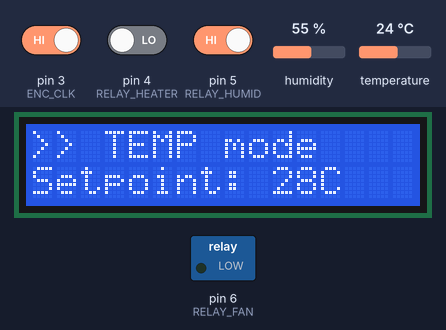
The sketch below on a simulated Arduino Uno, built with avr-gcc and run on an emulated ATmega328P. Shown: 16×2 character LCD, switched loads named in the sketch (green lamp = pin HIGH). The inputs (shaded band) are chosen by the test bench; at power-on: pin 5 (RELAY_HUMID) HIGH, pin 4 (RELAY_HEATER) LOW, humidity 55 %, pin 3 (ENC_CLK) HIGH, temperature 24 °C. What the sketch prints to the serial monitor is not drawn.

Above: at 2.8 s.
2.9 s: pin 5 (RELAY_HUMID) driven LOW
At 3.5 s:
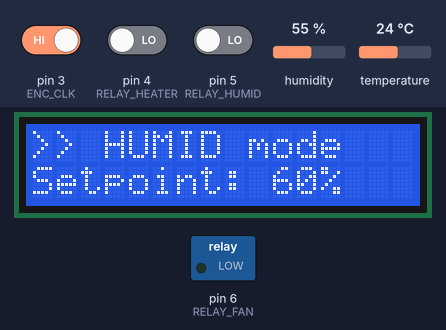
7.4 s: pin 4 (RELAY_HEATER) driven HIGH
At 7.8 s:
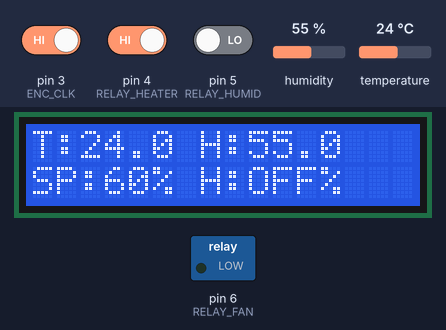
8.9 s: humidity set to 22 %
At 11.2 s:
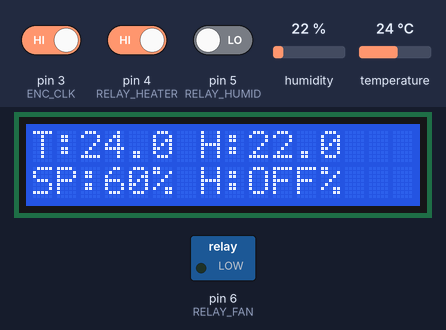
11.5 s: pin 3 (ENC_CLK) driven LOW
At 12.0 s:
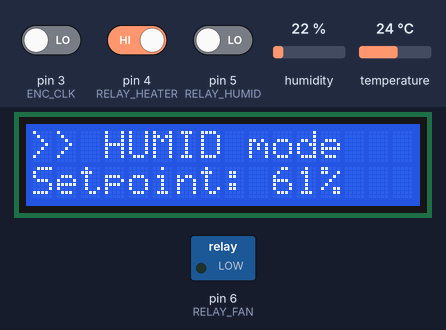
16.0 s: temperature set to 12 °C
At 17.2 s:
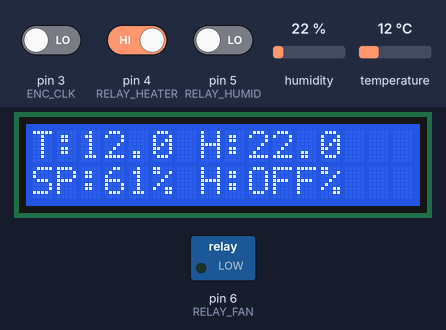
17.5 s: pin 4 (RELAY_HEATER) driven LOW
At 18.1 s:
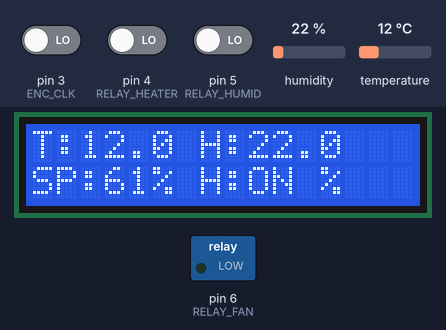
Timing chart, 0 to 20.0 s (numbered marks = the images above; inputs shaded):
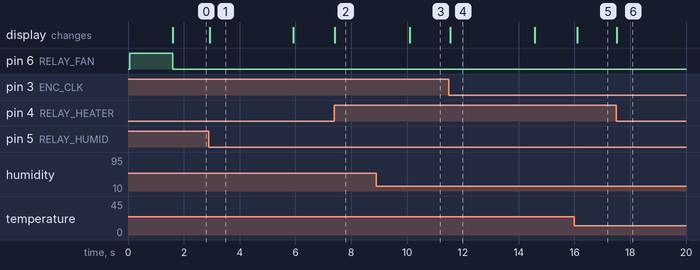

Measured:
- after the input at 2.9 s, the display: changes at once (image 1)
- after the input at 7.4 s, the display: changes at once (image 2)
- after the input at 8.9 s, the display: changes after 1.2 s (image 3)
- after the input at 11.5 s, the display: changes after 0.05 s (image 4)
- after the input at 16.0 s, the display: changes after 0.10 s (image 5)
- after the input at 17.5 s, the display: changes at once (image 6)
- what the display in image 1 shows lasts 3.0 s, from 2.9 s to 5.9 s

The sketch:

Code.ino
```cpp
#include <DHT.h>
#include <LiquidCrystal_I2C.h>

// ── Pin Definitions ──────────────────────────
#define DHT_PIN      2
#define DHT_TYPE     DHT22

#define RELAY_HEATER 4
#define RELAY_HUMID  5
#define RELAY_FAN    6

#define ENC_CLK      3
#define ENC_DT       4
#define ENC_SW       5

#define RELAY_ON  LOW
#define RELAY_OFF HIGH

// ── Limits ───────────────────────────────────
#define TEMP_MAX  60.0
#define TEMP_MIN  15.0
#define HUMID_MAX 90.0
#define HUMID_MIN 20.0
#define EMERGENCY_TEMP 65.0

// ── Timing ───────────────────────────────────
#define DHT_INTERVAL       2000
#define DISPLAY_TIMEOUT    3000
#define RELAY_MIN_INTERVAL 10000
#define SERIAL_INTERVAL    1000

// ── Objects ──────────────────────────────────
DHT dht(DHT_PIN, DHT_TYPE);
LiquidCrystal_I2C lcd(0x27, 16, 2);

// ── Setpoints ────────────────────────────────
float TEMP_SETPOINT  = 28.0;
float HUMID_SETPOINT = 60.0;
float TEMP_DEADBAND  = 1.0;
float HUMID_DEADBAND = 2.0;

// ── State ────────────────────────────────────
float temperature = 0;
float humidity    = 0;

bool editingTemp = true;   // true = adjusting TEMP, false = adjusting HUMID

unsigned long lastDHTRead     = 0;
unsigned long lastEncoderMove = 0;
unsigned long lastSerial      = 0;
unsigned long heaterLastSwitch = 0;
unsigned long humidLastSwitch  = 0;

// ── Encoder state ────────────────────────────
int  lastCLK;
bool lastSWState = HIGH;
unsigned long lastSWPress = 0;

// ── Encoder: read rotation ───────────────────
void handleEncoder() {
  int currentCLK = digitalRead(ENC_CLK);

  if (currentCLK != lastCLK) {
    bool turnedRight = (digitalRead(ENC_DT) != currentCLK);

    if (editingTemp) {
      if (turnedRight && TEMP_SETPOINT < TEMP_MAX) TEMP_SETPOINT++;
      else if (!turnedRight && TEMP_SETPOINT > TEMP_MIN) TEMP_SETPOINT--;
      showTempSetpointLCD();
    } else {
      if (turnedRight && HUMID_SETPOINT < HUMID_MAX) HUMID_SETPOINT++;
      else if (!turnedRight && HUMID_SETPOINT > HUMID_MIN) HUMID_SETPOINT--;
      showHumidSetpointLCD();
    }

    lastEncoderMove = millis();
    lastCLK = currentCLK;
  }
}

// ── Encoder: read button click ───────────────
void handleButton() {
  bool currentSW = digitalRead(ENC_SW);

  if (currentSW == LOW && lastSWState == HIGH &&
      millis() - lastSWPress > 300) {
    editingTemp = !editingTemp;   // toggle mode
    lastSWPress = millis();
    lastEncoderMove = millis();

    if (editingTemp) showTempSetpointLCD();
    else             showHumidSetpointLCD();

    Serial.println(editingTemp ? "MODE: TEMP" : "MODE: HUMID");
  }

  lastSWState = currentSW;
}

// ── LCD screens ──────────────────────────────
void showMainLCD() {
  lcd.setCursor(0, 0);
  lcd.print("T:");
  lcd.print(temperature, 1);
  lcd.print(" H:");
  lcd.print(humidity, 1);
  lcd.print("   ");

  lcd.setCursor(0, 1);
  lcd.print("SP:");
  lcd.print(editingTemp ? TEMP_SETPOINT : HUMID_SETPOINT, 0);
  lcd.print(editingTemp ? "C " : "% ");
  lcd.print(digitalRead(RELAY_HEATER) == LOW ? "H:ON " : "H:OFF");
}

void showTempSetpointLCD() {
  lcd.clear();
  lcd.print(">> TEMP mode");
  lcd.setCursor(0, 1);
  lcd.print("Setpoint: ");
  lcd.print(TEMP_SETPOINT, 0);
  lcd.print("C");
}

void showHumidSetpointLCD() {
  lcd.clear();
  lcd.print(">> HUMID mode");
  lcd.setCursor(0, 1);
  lcd.print("Setpoint: ");
  lcd.print(HUMID_SETPOINT, 0);
  lcd.print("%");
}

void showEmergency() {
  lcd.clear();
  lcd.print("!!! OVER TEMP !!!");
  lcd.setCursor(0, 1);
  lcd.print("SYSTEM STOPPED");
}

// ── Setup ────────────────────────────────────
void setup() {
  Serial.begin(9600);
  dht.begin();

  lcd.init();
  lcd.backlight();

  pinMode(RELAY_HEATER, OUTPUT);
  pinMode(RELAY_HUMID,  OUTPUT);
  pinMode(RELAY_FAN,    OUTPUT);
  digitalWrite(RELAY_HEATER, RELAY_OFF);
  digitalWrite(RELAY_HUMID,  RELAY_OFF);
  digitalWrite(RELAY_FAN,    RELAY_OFF);

  pinMode(ENC_CLK, INPUT);
  pinMode(ENC_DT,  INPUT);
  pinMode(ENC_SW,  INPUT_PULLUP);
  lastCLK = digitalRead(ENC_CLK);

  lcd.print("Chamber Init...");
  delay(1500);
  lcd.clear();
  showTempSetpointLCD();
}

// ── Main Loop ────────────────────────────────
void loop() {

  // ── Encoder ────────────────────────────────
  handleEncoder();
  handleButton();

  // ── Sensor Read ────────────────────────────
  if (millis() - lastDHTRead >= DHT_INTERVAL) {
    lastDHTRead = millis();
    humidity    = dht.readHumidity();
    temperature = dht.readTemperature();

    if (isnan(humidity) || isnan(temperature)) {
      digitalWrite(RELAY_HEATER, RELAY_OFF);
      digitalWrite(RELAY_HUMID,  RELAY_OFF);
      digitalWrite(RELAY_FAN,    RELAY_OFF);
      lcd.clear();
      lcd.print("SENSOR ERROR");
      return;
    }
  }

  // ── Emergency Stop ─────────────────────────
  if (temperature >= EMERGENCY_TEMP) {
    digitalWrite(RELAY_HEATER, RELAY_OFF);
    digitalWrite(RELAY_HUMID,  RELAY_OFF);
    digitalWrite(RELAY_FAN,    RELAY_ON);
    showEmergency();
    return;
  }

  // ── Heater Control ─────────────────────────
  if (millis() - heaterLastSwitch > RELAY_MIN_INTERVAL) {
    if (temperature < TEMP_SETPOINT - TEMP_DEADBAND) {
      digitalWrite(RELAY_HEATER, RELAY_ON);
      heaterLastSwitch = millis();
    } else if (temperature > TEMP_SETPOINT + TEMP_DEADBAND) {
      digitalWrite(RELAY_HEATER, RELAY_OFF);
      heaterLastSwitch = millis();
    }
  }

  // ── Humidifier Control ─────────────────────
  if (millis() - humidLastSwitch > RELAY_MIN_INTERVAL) {
    if (humidity < HUMID_SETPOINT - HUMID_DEADBAND) {
      digitalWrite(RELAY_HUMID, RELAY_ON);
      humidLastSwitch = millis();
    } else if (humidity > HUMID_SETPOINT + HUMID_DEADBAND) {
      digitalWrite(RELAY_HUMID, RELAY_OFF);
      humidLastSwitch = millis();
    }
  }

  // ── Fan always ON ───────────────────────────
  digitalWrite(RELAY_FAN, RELAY_ON);

  // ── LCD main screen after timeout ──────────
  if (millis() - lastEncoderMove > DISPLAY_TIMEOUT) {
    showMainLCD();
  }

  // ── Serial ─────────────────────────────────
  if (millis() - lastSerial >= SERIAL_INTERVAL) {
    lastSerial = millis();
    Serial.print("MODE:");
    Serial.print(editingTemp ? "TEMP" : "HUMID");
    Serial.print(" T:");
    Serial.print(temperature);
    Serial.print(" H:");
    Serial.print(humidity);
    Serial.print(" Heater:");
    Serial.print(digitalRead(RELAY_HEATER) == LOW ? "ON" : "OFF");
    Serial.print(" Humid:");
    Serial.println(digitalRead(RELAY_HUMID) == LOW ? "ON" : "OFF");
  }
}
```
